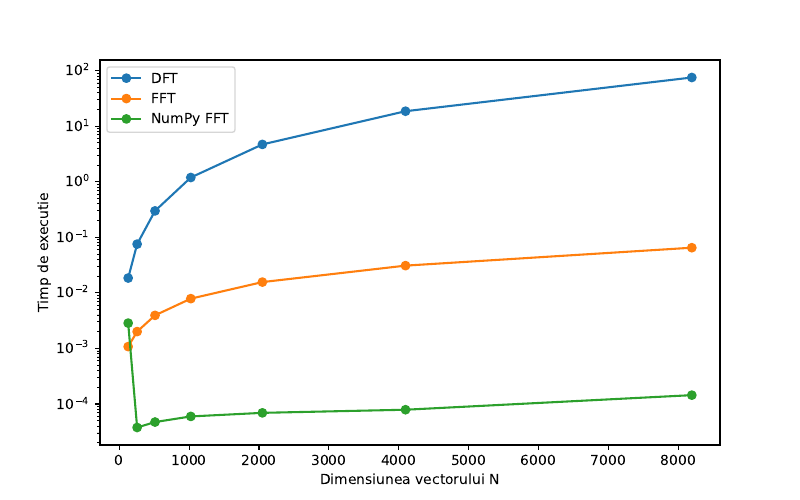

Write the Python code that produced this figure.
import numpy as np
import time
import matplotlib.pyplot as plt


def DFT(x):
    x = np.asarray(x, dtype=complex)
    n = x.shape[0]
    X = np.empty(n, dtype=complex)
    for i in range(n):
        s = 0j
        for k in range(n):
            s += x[k] * np.exp(-2j * np.pi * k * i / n)
        X[i] = s
    return X

def FFT(x):
    x = np.asarray(x, dtype=complex) # array de numere complexe
    N = x.shape[0]

    if N <= 1:
        return x
    
    if N % 2 != 0:
        raise ValueError("Input-ul trebuie sa fie putere a lui 2")
    
    even = FFT(x[::2])
    odd = FFT(x[1::2])

    factor = np.exp(-2j * np.pi * np.arange(N) / N) 
    return np.concatenate([even + factor[:N // 2] * odd, even - factor[:N // 2] * odd])


Ns = [128, 256, 512, 1024, 2048, 4096, 8192]
timesDFT = []
timesFFT = []
timesNP = []

for N in Ns:
    x = np.random.random(N)
    
    #DFT
    start = time.time()
    DFT(x)
    timesDFT.append(time.time() - start)
    
    #FFT
    start = time.time()
    FFT(x)
    timesFFT.append(time.time() - start)
    
    #Numpy FFT
    start = time.time()
    np.fft.fft(x)
    timesNP.append(time.time() - start)

plt.figure(figsize=(8, 5))
plt.plot(Ns, timesDFT, 'o-', label='DFT')
plt.plot(Ns, timesFFT, 'o-', label='FFT')
plt.plot(Ns, timesNP, 'o-', label='NumPy FFT')
plt.legend()
plt.yscale('log')
plt.xlabel('Dimensiunea vectorului N')
plt.ylabel('Timp de executie')


plt.savefig("ex1.pdf", format='pdf')
plt.show()

